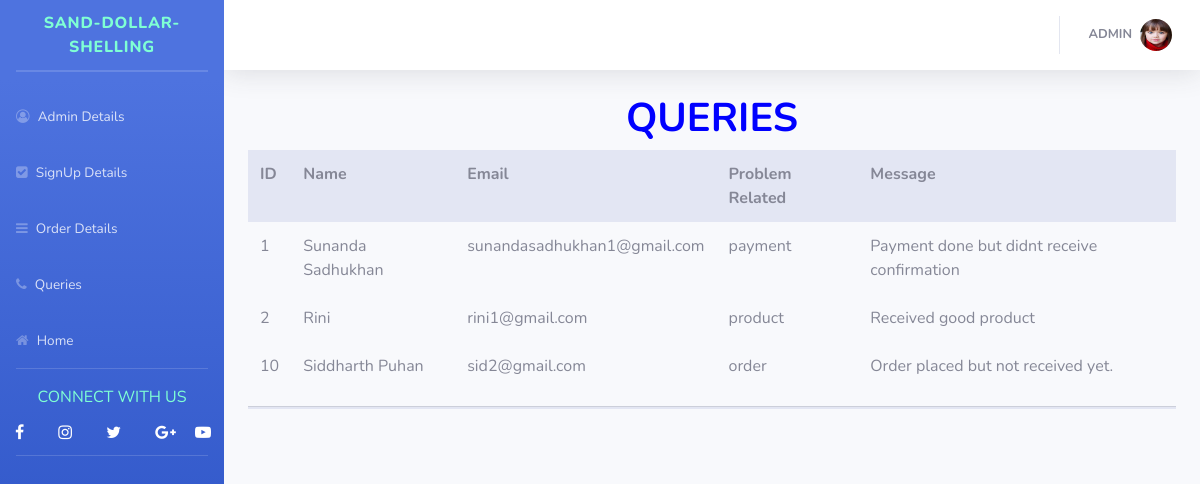
The app's page /sds/admin6.php with its own data.
### tables this page shows
CREATE TABLE `query` (
  `name` varchar(30) NOT NULL,
  `email` varchar(30) NOT NULL,
  `inquiry` varchar(20) NOT NULL,
  `message` varchar(400) NOT NULL,
  `id` int(3) NOT NULL
);

### sds/admin6.php (the view, shortened to what this page needs)
<?php
$server = "localhost";
$user = "root";
$password = "";
$db = "project";
$con = mysqli_connect($server,$user,$password,$db);
$query = "select * from query";
$result = mysqli_query($con,$query);
?>
<!DOCTYPE html>
<html lang="en">
<head>
    <link href="vendor/fontawesome-free/css/all.min.css" rel="stylesheet" type="text/css">
        <link rel="stylesheet" href="https://cdnjs.cloudflare.com/ajax/libs/font-awesome/4.7.0/css/font-awesome.min.css">
    <link href="css/sb-admin-2.min.css" rel="stylesheet">
</head>
<body id="page-top">
    <div id="wrapper" >
        <ul class="navbar-nav bg-gradient-primary sidebar sidebar-dark accordion" id="accordionSidebar" >
            <a class="sidebar-brand d-flex align-items-center justify-content-center" href="index.html">
                <div class="sidebar-brand-text mx-3" style="font-size: medium;color:aquamarine;">SAND-DOLLAR-SHELLING </div>
            </a>
            <hr class="sidebar-divider my-0">
            <hr class="sidebar-divider">
            <li class="nav-item">
                <a class="nav-link collapsed" href="admin3.php"><i class="fa fa-user-circle-o" aria-hidden="true"></i>
                    <span>Admin Details</span>
                </a>
            </li>
            <li class="nav-item">
                <a class="nav-link collapsed" href="admin4.php"><i class="fa fa-check-square" aria-hidden="true"></i>
                    <span>SignUp Details</span>
                </a>
            </li>
            <li class="nav-item">
                <a class="nav-link collapsed" href="admin5.php"><i class="fa fa-bars" aria-hidden="true"></i>
                    <span>Order Details</span>
                </a>
            </li>
            <li class="nav-item">
                <a class="nav-link collapsed" href="admin6.php"><i class="fa fa-phone" aria-hidden="true"></i>
                    <span>Queries</span>
                </a>
            </li>
            <li class="nav-item">
                <a class="nav-link collapsed" href="index.php"><i class="fa fa-home" aria-hidden="true"></i>
                    <span>Home</span>
                </a>
            </li>
            <hr class="sidebar-divider">
           <span style="font:bold;color:aquamarine;text-align:center">CONNECT WITH US</span>
            <div class="center">
                <span >
                    <a href="https://www.facebook.com/marketplace/item/2248908731951371/"style="color: white;"><i class="fa fa-facebook" style="margin: 15px;"></i></a>
                    <a href="https://www.instagram.com/_sea.shell_2001/"style="color: white;"><i class="fa fa-instagram" style="margin: 15px;"></i></a>
                    <a href="https://twitter.com/magioliveira?s=20&t=Gcsr1wcONcbxOhQ-NcfzKg"style="color: white;"><i class="fa fa-twitter" style="margin: 15px;"></i></a>
                    <a href=" mailto:sunandasadhukhan674@gmail.com"style="color: white;"><i class="fa fa-google-plus" style="margin: 15px;"></i></a>
                    <a href="https://youtu.be/HOiZrWtQ4Hg"style="color: white;"><i class="fa fa-youtube-play" ></i></a>
                </span>
                <hr class="sidebar-divider">
        </ul>
        <div id="content-wrapper" class="d-flex flex-column">
            <div id="content">
                <nav class="navbar navbar-expand navbar-light bg-white topbar mb-4 static-top shadow">
                    <ul class="navbar-nav ml-auto">
                        <li class="nav-item dropdown no-arrow">
                            <a class="nav-link dropdown-toggle" href="#" id="userDropdown" role="button"
                                data-toggle="dropdown" aria-haspopup="true" aria-expanded="false">
                                <span class="mr-2 d-none d-lg-inline text-gray-600 small"><B>ADMIN</B></span>
                                <img class="img-profile rounded-circle"
                                    src="img\profile.jpg">
                            </a>
                        </li>
                    </ul>
                </nav>
                <div class="container-fluid">
                    <div >
                        <div >
                        <h1 style="text-align:center;color:#0000ff;font-weight:bold;">QUERIES</h1>
                            <section id="signup">
                            <table class="table table-borderless table-group-divider">
                            <tr style="background: #e3e6f3;">
                            <th>ID</th>
                            <th>Name</th>
                            <th>Email</th>
                            <th>Problem Related</th>
                            <th>Message</th>
                            <tr>
                            <?php
                            while($rows=mysqli_fetch_assoc($result))
                            {
                                ?>
                                <tr class="tbody">
                                <td><?php echo $rows['id']; ?></td>
                                <td><?php echo $rows['name']; ?></td>
                                <td><?php echo $rows['email']; ?></td>
                                <td><?php echo $rows['inquiry']; ?></td>
                                <td><?php echo $rows['message']; ?></td>
                                </tr>
                                <?php
                                }
                                ?>
                            </table>
                                <hr style="background: #e3e6f3; height: 2px;" >
                                </section>
                        </div>
                    </div>
    </div>
</body>
</html>

### records on screen
query: id "1", name "Sunanda Sadhukhan", email "sunandasadhukhan1@gmail.com", inquiry "payment", message "Payment done but didnt receive confirmation"
query: id "2", name "Rini", email "rini1@gmail.com", inquiry "product", message "Received good product"
query: id "10", name "Siddharth Puhan", email "sid2@gmail.com", inquiry "order", message "Order placed but not received yet."
